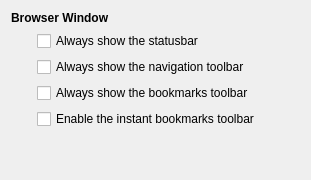
             <widget class="QWidget" name="tab_5">
              <attribute name="title">
               <string>Advanced Options</string>
              </attribute>
              <layout class="QGridLayout" name="gridLayout_16">
               <item row="1" column="1">
                <layout class="QGridLayout" name="gridLayout_7">
                 <item row="2" column="0">
                  <widget class="QCheckBox" name="showNavigationToolbar">
                   <property name="text">
                    <string>Always show the navigation toolbar</string>
                   </property>
                  </widget>
                 </item>
                 <item row="4" column="0">
                  <widget class="QCheckBox" name="instantBookmarksToolbar">
                   <property name="text">
                    <string>Enable the instant bookmarks toolbar</string>
                   </property>
                  </widget>
                 </item>
                 <item row="0" column="0">
                  <widget class="QCheckBox" name="showStatusbar">
                   <property name="text">
                    <string>Always show the statusbar</string>
                   </property>
                  </widget>
                 </item>
                 <item row="3" column="0">
                  <widget class="QCheckBox" name="showBookmarksToolbar">
                   <property name="text">
                    <string>Always show the bookmarks toolbar</string>
                   </property>
                  </widget>
                 </item>
                </layout>
               </item>
               <item row="1" column="2">
                <spacer name="horizontalSpacer_2">
                 <property name="orientation">
                  <enum>Qt::Horizontal</enum>
                 </property>
                 <property name="sizeType">
                  <enum>QSizePolicy::MinimumExpanding</enum>
                 </property>
                 <property name="sizeHint" stdset="0">
                  <size>
                   <width>40</width>
                   <height>20</height>
                  </size>
                 </property>
                </spacer>
               </item>
               <item row="0" column="0" colspan="2">
                <widget class="QLabel" name="label_18">
                 <property name="text">
                  <string>&lt;b&gt;Browser Window&lt;/b&gt;</string>
                 </property>
                </widget>
               </item>
               <item row="1" column="0">
                <spacer name="horizontalSpacer_8">
                 <property name="orientation">
                  <enum>Qt::Horizontal</enum>
                 </property>
                 <property name="sizeType">
                  <enum>QSizePolicy::Preferred</enum>
                 </property>
                 <property name="sizeHint" stdset="0">
                  <size>
                   <width>20</width>
                   <height>20</height>
                  </size>
                 </property>
                </spacer>
               </item>
               <item row="3" column="1">
                <spacer name="verticalSpacer_12">
                 <property name="orientation">
                  <enum>Qt::Vertical</enum>
                 </property>
                 <property name="sizeType">
                  <enum>QSizePolicy::MinimumExpanding</enum>
                 </property>
                 <property name="sizeHint" stdset="0">
                  <size>
                   <width>20</width>
                   <height>40</height>
                  </size>
                 </property>
                </spacer>
               </item>
              </layout>
             </widget>
